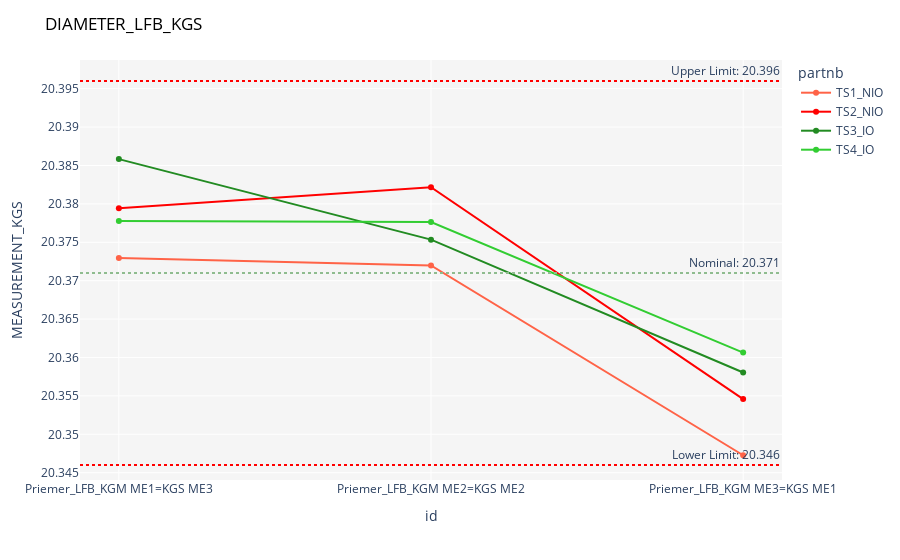

The notebook cell saved with this chart:
### Code cell
UL = round(df['UL_KGS'].iloc[0],3)
LL = round(df['LL_KGS'].iloc[0],3)
NOMINAL=round(df['NOMINAL_KGS'].iloc[0],3)

fig = px.line(df, x='id', y='MEASUREMENT_KGS', color='partnb', markers=True, color_discrete_map={'TS1_NIO': 'tomato', 'TS2_NIO': 'red', 
                                                                                                 'TS3_IO': 'forestgreen',
                                                                                                'TS4_IO': 'limegreen'})


fig.add_hline(y=UL, line_dash="dot", line_color="red", annotation_text=f'Upper Limit: {UL}')
fig.add_hline(y=LL, line_dash="dot", line_color="red", annotation_text=f'Lower Limit: {LL}')
fig.add_hline(y=NOMINAL, line_dash="dot", line_color="darkseagreen", annotation_text=f'Nominal: {NOMINAL}')
fig.update_layout(title='DIAMETER_LFB_KGS',title_font_color='black') 
fig.update_layout(plot_bgcolor='whitesmoke')
fig.update_yaxes(tickangle=0, nticks=20)
fig.show()

### Figure 1 — Plotly figure (JSON) as saved in the notebook; plotly's stock layout.template omitted (floating-point values rounded to 4 significant figures)
{"data": [{"hovertemplate": "partnb=TS1_NIO<br>id=%{x}<br>MEASUREMENT_KGS=%{y}<extra></extra>", "legendgroup": "TS1_NIO", "line": {"color": "tomato", "dash": "solid"}, "marker": {"symbol": "circle"}, "mode": "lines+markers", "name": "TS1_NIO", "orientation": "v", "showlegend": true, "type": "scatter", "x": ["Priemer_LFB_KGM ME1=KGS ME3", "Priemer_LFB_KGM ME2=KGS ME2", "Priemer_LFB_KGM ME3=KGS ME1"], "xaxis": "x", "y": [20.37, 20.37, 20.35], "yaxis": "y"}, {"hovertemplate": "partnb=TS2_NIO<br>id=%{x}<br>MEASUREMENT_KGS=%{y}<extra></extra>", "legendgroup": "TS2_NIO", "line": {"color": "red", "dash": "solid"}, "marker": {"symbol": "circle"}, "mode": "lines+markers", "name": "TS2_NIO", "orientation": "v", "showlegend": true, "type": "scatter", "x": ["Priemer_LFB_KGM ME1=KGS ME3", "Priemer_LFB_KGM ME2=KGS ME2", "Priemer_LFB_KGM ME3=KGS ME1"], "xaxis": "x", "y": [20.38, 20.38, 20.35], "yaxis": "y"}, {"hovertemplate": "partnb=TS3_IO<br>id=%{x}<br>MEASUREMENT_KGS=%{y}<extra></extra>", "legendgroup": "TS3_IO", "line": {"color": "forestgreen", "dash": "solid"}, "marker": {"symbol": "circle"}, "mode": "lines+markers", "name": "TS3_IO", "orientation": "v", "showlegend": true, "type": "scatter", "x": ["Priemer_LFB_KGM ME1=KGS ME3", "Priemer_LFB_KGM ME2=KGS ME2", "Priemer_LFB_KGM ME3=KGS ME1"], "xaxis": "x", "y": [20.39, 20.38, 20.36], "yaxis": "y"}, {"hovertemplate": "partnb=TS4_IO<br>id=%{x}<br>MEASUREMENT_KGS=%{y}<extra></extra>", "legendgroup": "TS4_IO", "line": {"color": "limegreen", "dash": "solid"}, "marker": {"symbol": "circle"}, "mode": "lines+markers", "name": "TS4_IO", "orientation": "v", "showlegend": true, "type": "scatter", "x": ["Priemer_LFB_KGM ME1=KGS ME3", "Priemer_LFB_KGM ME2=KGS ME2", "Priemer_LFB_KGM ME3=KGS ME1"], "xaxis": "x", "y": [20.38, 20.38, 20.36], "yaxis": "y"}], "layout": {"annotations": [{"showarrow": false, "text": "Upper Limit: 20.396", "x": 1, "xanchor": "right", "xref": "x domain", "y": 20.4, "yanchor": "bottom", "yref": "y"}, {"showarrow": false, "text": "Lower Limit: 20.346", "x": 1, "xanchor": "right", "xref": "x domain", "y": 20.35, "yanchor": "bottom", "yref": "y"}, {"showarrow": false, "text": "Nominal: 20.371", "x": 1, "xanchor": "right", "xref": "x domain", "y": 20.37, "yanchor": "bottom", "yref": "y"}], "autosize": true, "legend": {"title": {"text": "partnb"}, "tracegroupgap": 0}, "margin": {"t": 60}, "plot_bgcolor": "whitesmoke", "shapes": [{"line": {"color": "red", "dash": "dot"}, "type": "line", "x0": 0, "x1": 1, "xref": "x domain", "y0": 20.4, "y1": 20.4, "yref": "y"}, {"line": {"color": "red", "dash": "dot"}, "type": "line", "x0": 0, "x1": 1, "xref": "x domain", "y0": 20.35, "y1": 20.35, "yref": "y"}, {"line": {"color": "darkseagreen", "dash": "dot"}, "type": "line", "x0": 0, "x1": 1, "xref": "x domain", "y0": 20.37, "y1": 20.37, "yref": "y"}], "title": {"font": {"color": "black"}, "text": "DIAMETER_LFB_KGS"}, "xaxis": {"anchor": "y", "autorange": true, "domain": [0, 1], "range": [-0.1215, 2.122], "title": {"text": "id"}, "type": "category"}, "yaxis": {"anchor": "x", "autorange": true, "domain": [0, 1], "nticks": 20, "range": [20.34, 20.4], "tickangle": 0, "title": {"text": "MEASUREMENT_KGS"}, "type": "linear"}}}
